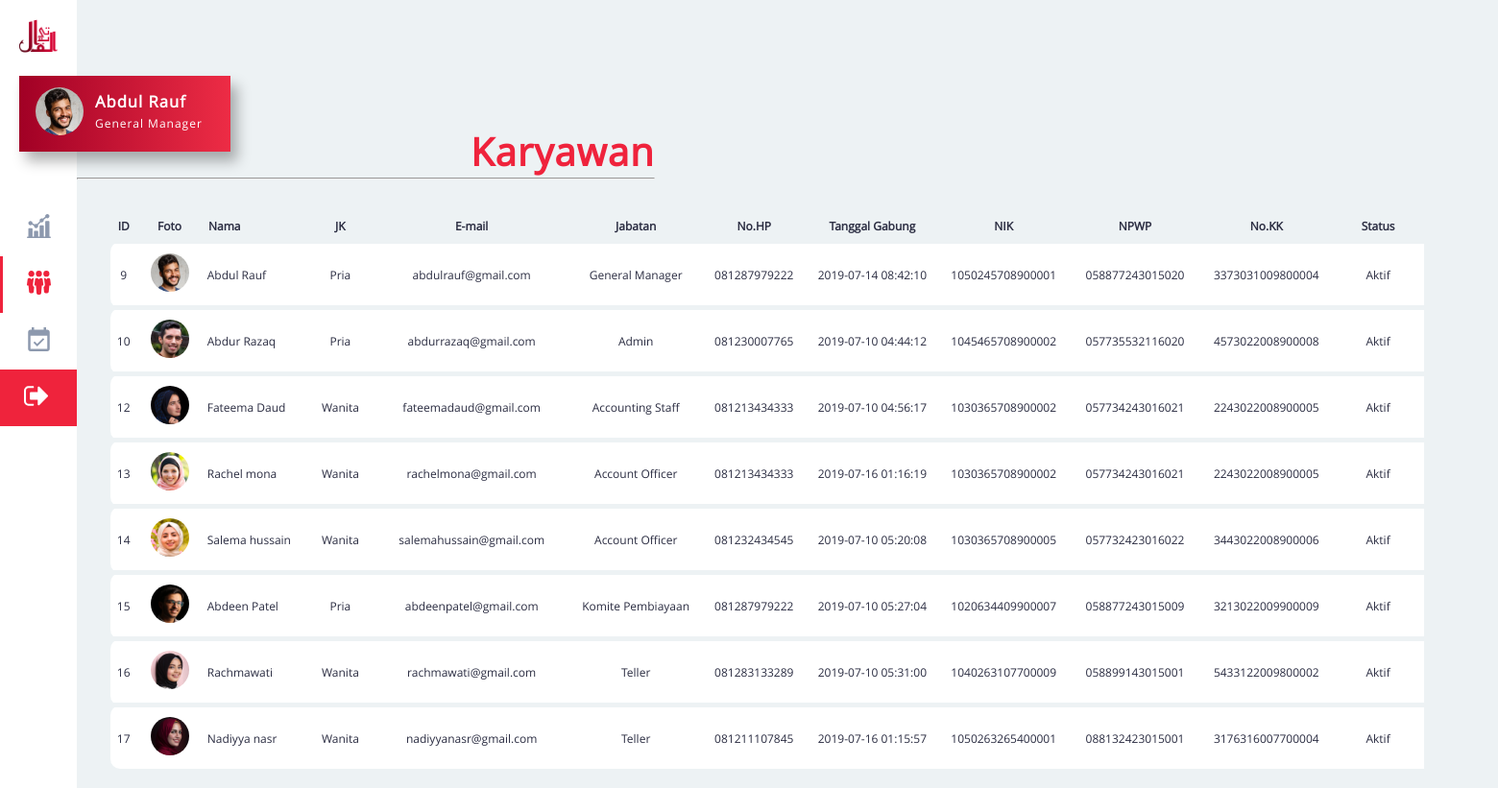
Page /includes/gm-page2.php (signed in) on the committed database.
### tables this page shows
CREATE TABLE `karyawan` (
  `no_k` int(11) NOT NULL,
  `nama_k` varchar(255) NOT NULL,
  `email_k` varchar(255) NOT NULL,
  `pass_k` varchar(255) NOT NULL,
  `jk_k` varchar(50) NOT NULL,
  `jabatan_k` varchar(100) NOT NULL,
  `tgl_k` timestamp NOT NULL DEFAULT CURRENT_TIMESTAMP ON UPDATE CURRENT_TIMESTAMP,
  `nik_k` varchar(16) NOT NULL,
  `npwp_k` varchar(16) NOT NULL,
  `kk_k` varchar(16) NOT NULL,
  `hp_k` varchar(20) NOT NULL,
  `status_k` varchar(100) NOT NULL,
  `foto_k` varchar(300) NOT NULL
);

### includes/auth/user_auth.php (called while the page is built)
<?php
function get_data_karyawan($no_k) {
	$con = new mysqli("localhost", "root", "", "bmt");
	$sql = $con->query("select * from karyawan where no_k='$no_k'");
	$data = $sql->fetch_array(MYSQLI_ASSOC);
	if(!empty($data)) {
		return $data;
	}
	return NULL;
}
?>

### includes/gm-page2.php (the view, shortened to what this page needs)
<?php
	require_once('auth/user_auth.php');
	$no_k = $_SESSION['gm'];
	$data_karyawan = get_data_karyawan($no_k);
?>
<!DOCTYPE html>
<html>
<head>
	<link rel="stylesheet" type="text/css" href="gm.css?v=<?php echo time(); ?>">
	<link rel="stylesheet" type="text/css" href="aos.css">
</head>
<body>
	<nav>
		<ul class="navbar-left">
			<li>
				<a href="#" class="logo"><img src="../src/img/logo-merah.png"></a>
			</li>
			<li>
				<div class="profile-box">
					<table>
					  <tr>
					    <td><img src="<?="foto_karyawan/".$data_karyawan['foto_k'];?>"></td>
					    <td class="nama"><h5><?=$data_karyawan['nama_k'];?></h5><p class="jabatan">General Manager</p></td>
					  </tr>
					</table>
				</div>
			</li>
			<div class="main-menu">
				<li class="menu menu1">
					<a href="gm-page1.php" class="active"><img src="../src/img/menu-icon/statistics-grey.svg"></a>
				</li>
				<li class="menu-active">
					<a href="gm-page2.php" class="passive"><img src="../src/img/menu-icon/employee-red.svg"></a>
				</li>
				<li class="menu menu2">
					<a href="gm-page3.php" class="passive"><img src="../src/img/menu-icon/event-grey.svg"></a>
				</li>
				<li class="keluar">
					<a href="logout.php" class="passive"><img src="../src/img/menu-icon/keluar-white.svg"></a>
				</li>
			</div>
		</ul>
	</nav>
	<main>
		<section class="section1 karyawan">
			<div data-aos="fade-right"><p>Karyawan</p></div>
			<hr>
		</section>
		<section class="section2 db-karyawan">
			<?php
				$mysqli = new mysqli('localhost','root','','bmt') or die(mysqli_error($mysqli));
				$result = $mysqli->query("SELECT * FROM karyawan") or die($mysqli->error);
			?>
			<div class="container karyawan-table-area">
				<table class="table karyawan-table">
					<thead>
						<tr>
							<th class="id_k">ID</th>
							<th class="foto_k">Foto</th>
							<th class="nama_k">&nbsp; Nama</th>
							<th class="jk_k">JK</th>
							<th class="email_k">E-mail</th>
							<th class="jabatan_k">Jabatan</th>
							<th class="hp_k">No.HP</th>
							<th class="tgl_k">Tanggal Gabung</th>
							<th class="nik_k">NIK</th>
							<th class="npwp_k">NPWP</th>
							<th class="kk_k">No.KK</th>
							<th class="status_k">Status</th>
						</tr>
					</thead>
					<?php
						while ($row = $result ->fetch_assoc()): ?>
							<tr class="karyawan-record">
								<td class="id_k"><?php echo $row['no_k']; ?></td>
								<td class="foto_k"><?php echo "<img src='foto_karyawan/".$row['foto_k']."' >"; ?></td>
								<td class="nama_k"><?php echo $row['nama_k']; ?></td>
								<td class="jk_k"><?php echo $row['jk_k']; ?></td>
								<td class="email_k"><?php echo $row['email_k']; ?></td>
								<td class="jabatan_k"><?php echo $row['jabatan_k']; ?></td>
								<td class="hp_k"><?php echo $row['hp_k']; ?></td>
								<td class="tgl_k"><?php echo $row['tgl_k']; ?></td>
								<td class="nik_k"><?php echo $row['nik_k']; ?></td>
								<td class="npwp_k"><?php echo $row['npwp_k']; ?></td>
								<td class="kk_k"><?php echo $row['kk_k']; ?></td>
								<td class="status_k"><?php echo $row['status_k']; ?></td>
							</tr>
					<?php endwhile; ?>
				</table>
			</div>
		</section>
	</main>
</body>
</html>

### includes/gm.css (style rules this page uses)
* { margin: 0; padding: 0; }
html { background-color: #EDF2F4; }
nav { position: fixed; top: 0; left: 0; width: 80px; height: 100%; background-color: #fff; display: flex; flex-direction: column; padding-top: 20px; }
.logo img { width: 40px; margin-left: 20px; }
.profile-box { margin-top: 20px; margin-left: 20px; width: 220px; letter-spacing: 1px; font-size: 20px; background-color: rgb(161,0,37); background: linear-gradient(90deg, rgba(161,0,37,1) 0%, rgba(237,44,69,1) 100%); padding-top: 5px; padding-bottom: 10px; -webkit-box-shadow: 7px 10px 13px 0px rgba(0,0,0,0.3); -moz-box-shadow: 7px 10px 13px 0px rgba(0,0,0,0.3); box-shadow: 7px 10px 13px 0px rgba(0,0,0,0.3); }
.profile-box img { width: 50px; border-radius: 50%; margin-top: 5px; }
.profile-box table td { padding-left: 5px; padding-right: 5px; }
.profile-box table { margin-left: 10px; }
.nama { vertical-align: middle; }
.nama h5 { font-family: "Open Sans"; font-weight: bold; color: #fff; }
.jabatan { color: #fff; font-family: "Open Sans"; font-size: 9pt; letter-spacing: 1px; margin-top: 3px; }
.main-menu { margin-top: 50px; }
.main-menu img { width: 25px; margin-left: 25px; }
.menu-active { padding-top: 15px; padding-bottom: 15px; border-left: 3px solid #EF233C; }
.keluar { background: #EF233C; padding-top: 15px; padding-bottom: 15px; }
.menu { padding-top: 15px; padding-bottom: 15px; border-left: 3px solid #fff; }
main { margin-left: 80px; }
.section1 { width: 100%; padding-top: 130px; }
.section1 hr { width: 600px; color: #EDF2F4; }
.karyawan p { font-family: "Open Sans"; font-weight: bold; color: #EF233C; margin-left:410px; letter-spacing: 1px; font-size: 40px; }
.karyawan-table-area { padding-left: 35px; padding-top: 40px; padding-bottom: 20px; width: 1440px; }
.karyawan-table { font-family: "Open Sans"; color: #2B2D42; font-size: 12px; border-collapse: collapse; table-layout: fixed; width: 95%; }
.karyawan-table th { padding-bottom: 5px; }
.karyawan-record { background-color: #ffffff; border-top: 5px solid #EDF2F4; }
.karyawan-record td { padding-top: 10px; padding-bottom: 10px; padding-left: 5px; padding-right: 5px; }
.id_k { width: 2%; text-align: center; border-bottom-left-radius: 10px; border-top-left-radius: 10px; }
.foto_k { width: 5%; text-align: center; vertical-align: middle; }
.foto_k img { width: 40px; border-radius: 50%; }
.nama_k { width: 8%; text-align: left; }
.jk_k { width: 5%; text-align: center; }
.email_k { width: 15%; text-align: center; }
.jabatan_k { width: 10%; text-align: center; }
.hp_k { width: 8%; text-align: center; }
.tgl_k { width: 10%; text-align: center; }
.nik_k { width: 10%; text-align: center; }
.npwp_k { width: 10%; text-align: center; }
.kk_k { width: 10%; text-align: center; }
.status_k { width: 7%; text-align: center; }

### rows in the picture
karyawan: foto_k (picture), nama_k "Abdul Rauf", no_k "9", jk_k "Pria", email_k "abdulrauf@gmail.com", jabatan_k "General Manager", hp_k "081287979222", tgl_k "2019-07-14 08:42:10", nik_k "1050245708900001", npwp_k "058877243015020", kk_k "3373031009800004", status_k "Aktif"
karyawan: no_k "10", foto_k (picture), nama_k "Abdur Razaq", jk_k "Pria", email_k "abdurrazaq@gmail.com", jabatan_k "Admin", hp_k "081230007765", tgl_k "2019-07-10 04:44:12", nik_k "1045465708900002", npwp_k "057735532116020", kk_k "4573022008900008", status_k "Aktif"
karyawan: no_k "12", foto_k (picture), nama_k "Fateema Daud", jk_k "Wanita", email_k "fateemadaud@gmail.com", jabatan_k "Accounting Staff", hp_k "081213434333", tgl_k "2019-07-10 04:56:17", nik_k "1030365708900002", npwp_k "057734243016021", kk_k "2243022008900005", status_k "Aktif"
karyawan: no_k "13", foto_k (picture), nama_k "Rachel mona", jk_k "Wanita", email_k "rachelmona@gmail.com", jabatan_k "Account Officer", hp_k "081213434333", tgl_k "2019-07-16 01:16:19", nik_k "1030365708900002", npwp_k "057734243016021", kk_k "2243022008900005", status_k "Aktif"
karyawan: no_k "14", foto_k (picture), nama_k "Salema hussain", jk_k "Wanita", email_k "salemahussain@gmail.com", jabatan_k "Account Officer", hp_k "081232434545", tgl_k "2019-07-10 05:20:08", nik_k "1030365708900005", npwp_k "057732423016022", kk_k "3443022008900006", status_k "Aktif"
karyawan: no_k "15", foto_k (picture), nama_k "Abdeen Patel", jk_k "Pria", email_k "abdeenpatel@gmail.com", jabatan_k "Komite Pembiayaan", hp_k "081287979222", tgl_k "2019-07-10 05:27:04", nik_k "1020634409900007", npwp_k "058877243015009", kk_k "3213022009900009", status_k "Aktif"
karyawan: no_k "16", foto_k (picture), nama_k "Rachmawati", jk_k "Wanita", email_k "rachmawati@gmail.com", jabatan_k "Teller", hp_k "081283133289", tgl_k "2019-07-10 05:31:00", nik_k "1040263107700009", npwp_k "058899143015001", kk_k "5433122009800002", status_k "Aktif"
karyawan: no_k "17", foto_k (picture), nama_k "Nadiyya nasr", jk_k "Wanita", email_k "nadiyyanasr@gmail.com", jabatan_k "Teller", hp_k "081211107845", tgl_k "2019-07-16 01:15:57", nik_k "1050263265400001", npwp_k "088132423015001", kk_k "3176316007700004", status_k "Aktif"
